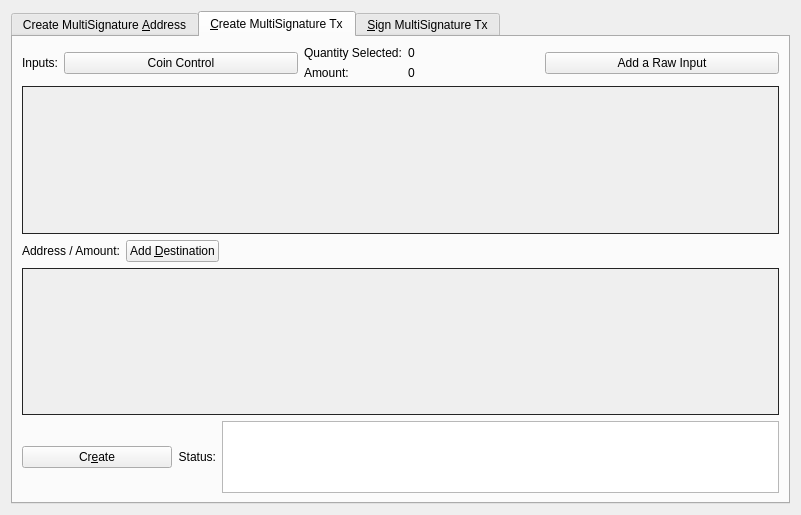
<?xml version="1.0" encoding="UTF-8"?>
<ui version="4.0">
 <class>MultisigDialog</class>
 <widget class="QDialog" name="MultisigDialog">
  <property name="geometry">
   <rect>
    <x>0</x>
    <y>0</y>
    <width>801</width>
    <height>515</height>
   </rect>
  </property>
  <property name="sizePolicy">
   <sizepolicy hsizetype="Fixed" vsizetype="Fixed">
    <horstretch>0</horstretch>
    <verstretch>0</verstretch>
   </sizepolicy>
  </property>
  <property name="windowTitle">
   <string>Multisignature Address Interactions</string>
  </property>
  <layout class="QVBoxLayout" name="verticalLayout_8">
   <item>
    <widget class="QTabWidget" name="multisigTabWidget">
     <property name="styleSheet">
      <string notr="true">QScrollArea{border: 1px solid #242424;}</string>
     </property>
     <property name="currentIndex">
      <number>1</number>
     </property>
     <widget class="QWidget" name="addMultisigTab">
      <property name="sizePolicy">
       <sizepolicy hsizetype="Minimum" vsizetype="Minimum">
        <horstretch>0</horstretch>
        <verstretch>0</verstretch>
       </sizepolicy>
      </property>
      <attribute name="title">
       <string>Create MultiSignature &amp;Address</string>
      </attribute>
      <layout class="QVBoxLayout" name="verticalLayout">
       <item>
        <layout class="QHBoxLayout" name="enterMLayout">
         <item>
          <widget class="QSpinBox" name="enterMSpinbox">
           <property name="sizePolicy">
            <sizepolicy hsizetype="Fixed" vsizetype="Fixed">
             <horstretch>0</horstretch>
             <verstretch>0</verstretch>
            </sizepolicy>
           </property>
           <property name="toolTip">
            <string>How many people must sign to verify a transaction</string>
           </property>
           <property name="minimum">
            <number>1</number>
           </property>
           <property name="maximum">
            <number>15</number>
           </property>
           <property name="value">
            <number>1</number>
           </property>
          </widget>
         </item>
         <item>
          <widget class="QLabel" name="enterMLabel">
           <property name="text">
            <string>Enter the minimum number of signatures required to sign transactions</string>
           </property>
          </widget>
         </item>
        </layout>
       </item>
       <item>
        <layout class="QHBoxLayout" name="addressLabelLayout">
         <item>
          <widget class="QLabel" name="addressLableLabel">
           <property name="text">
            <string>Address Label:</string>
           </property>
          </widget>
         </item>
         <item>
          <widget class="QLineEdit" name="multisigAddressLabel"/>
         </item>
        </layout>
       </item>
       <item>
        <layout class="QHBoxLayout" name="addAddressLayout">
         <item>
          <widget class="QPushButton" name="addAddressButton">
           <property name="toolTip">
            <string>Add another address that could sign to verify a transaction from the multisig address.</string>
           </property>
           <property name="text">
            <string>&amp;Add Address / Key</string>
           </property>
           <property name="icon">
            <iconset resource="../limitless.qrc">
             <normaloff>:/icons/add</normaloff>:/icons/add</iconset>
           </property>
           <property name="autoDefault">
            <bool>false</bool>
           </property>
          </widget>
         </item>
         <item>
          <widget class="QLabel" name="addAddressLabel">
           <property name="sizePolicy">
            <sizepolicy hsizetype="Preferred" vsizetype="Fixed">
             <horstretch>0</horstretch>
             <verstretch>0</verstretch>
            </sizepolicy>
           </property>
           <property name="text">
            <string>Local addresses or public keys that can sign:</string>
           </property>
          </widget>
         </item>
         <item>
          <spacer name="addAddressSpacer_2">
           <property name="orientation">
            <enum>Qt::Horizontal</enum>
           </property>
           <property name="sizeHint" stdset="0">
            <size>
             <width>40</width>
             <height>10</height>
            </size>
           </property>
          </spacer>
         </item>
        </layout>
       </item>
       <item>
        <widget class="QScrollArea" name="addAddressScrollArea">
         <property name="sizePolicy">
          <sizepolicy hsizetype="Preferred" vsizetype="Expanding">
           <horstretch>0</horstretch>
           <verstretch>0</verstretch>
          </sizepolicy>
         </property>
         <property name="widgetResizable">
          <bool>true</bool>
         </property>
         <widget class="QWidget" name="addAddressWidget">
          <property name="geometry">
           <rect>
            <x>0</x>
            <y>0</y>
            <width>759</width>
            <height>166</height>
           </rect>
          </property>
          <layout class="QVBoxLayout" name="verticalLayout_5">
           <item>
            <layout class="QVBoxLayout" name="addressList"/>
           </item>
           <item>
            <spacer name="verticalSpacer">
             <property name="orientation">
              <enum>Qt::Vertical</enum>
             </property>
             <property name="sizeHint" stdset="0">
              <size>
               <width>20</width>
               <height>40</height>
              </size>
             </property>
            </spacer>
           </item>
          </layout>
         </widget>
        </widget>
       </item>
       <item>
        <layout class="QHBoxLayout" name="addMultisigLayout">
         <item>
          <widget class="QPushButton" name="addMultisigButton">
           <property name="sizePolicy">
            <sizepolicy hsizetype="Preferred" vsizetype="Fixed">
             <horstretch>0</horstretch>
             <verstretch>0</verstretch>
            </sizepolicy>
           </property>
           <property name="toolTip">
            <string>Create a new multisig address</string>
           </property>
           <property name="toolTipDuration">
            <number>-3</number>
           </property>
           <property name="text">
            <string>C&amp;reate</string>
           </property>
           <property name="icon">
            <iconset resource="../limitless.qrc">
             <normaloff>:/icons/filesave</normaloff>:/icons/filesave</iconset>
           </property>
           <property name="autoDefault">
            <bool>false</bool>
           </property>
          </widget>
         </item>
         <item>
          <widget class="QLabel" name="label">
           <property name="text">
            <string>Status:</string>
           </property>
          </widget>
         </item>
         <item>
          <widget class="QTextEdit" name="addMultisigStatus">
           <property name="sizePolicy">
            <sizepolicy hsizetype="Expanding" vsizetype="Fixed">
             <horstretch>0</horstretch>
             <verstretch>0</verstretch>
            </sizepolicy>
           </property>
           <property name="maximumSize">
            <size>
             <width>16777215</width>
             <height>75</height>
            </size>
           </property>
           <property name="readOnly">
            <bool>true</bool>
           </property>
           <property name="textInteractionFlags">
            <set>Qt::TextSelectableByKeyboard|Qt::TextSelectableByMouse</set>
           </property>
          </widget>
         </item>
        </layout>
       </item>
       <item>
        <widget class="QLabel" name="label_2">
         <property name="sizePolicy">
          <sizepolicy hsizetype="Preferred" vsizetype="Preferred">
           <horstretch>0</horstretch>
           <verstretch>0</verstretch>
          </sizepolicy>
         </property>
         <property name="text">
          <string>Use below to quickly import an address by its redeem. Don't forget to add a label before clicking import!
Keep in mind, the wallet will rescan the blockchain to find transactions containing the new address.
Please be patient after clicking import.</string>
         </property>
         <property name="scaledContents">
          <bool>false</bool>
         </property>
         <property name="wordWrap">
          <bool>true</bool>
         </property>
        </widget>
       </item>
       <item>
        <layout class="QHBoxLayout" name="importLayout">
         <item>
          <widget class="QPushButton" name="importAddressButton">
           <property name="sizePolicy">
            <sizepolicy hsizetype="Fixed" vsizetype="Fixed">
             <horstretch>0</horstretch>
             <verstretch>0</verstretch>
            </sizepolicy>
           </property>
           <property name="text">
            <string>&amp;Import Redeem</string>
           </property>
           <property name="icon">
            <iconset resource="../limitless.qrc">
             <normaloff>:/icons/receiving_addresses</normaloff>:/icons/receiving_addresses</iconset>
           </property>
          </widget>
         </item>
         <item>
          <widget class="QLineEdit" name="importRedeem">
           <property name="sizePolicy">
            <sizepolicy hsizetype="Preferred" vsizetype="Fixed">
             <horstretch>0</horstretch>
             <verstretch>0</verstretch>
            </sizepolicy>
           </property>
          </widget>
         </item>
        </layout>
       </item>
      </layout>
     </widget>
     <widget class="QWidget" name="createTransactionTab">
      <attribute name="title">
       <string>&amp;Create MultiSignature Tx</string>
      </attribute>
      <layout class="QVBoxLayout" name="verticalLayout_3">
       <item>
        <layout class="QHBoxLayout" name="horizontalLayout_2">
         <item>
          <layout class="QVBoxLayout" name="createTxLayout">
           <item>
            <layout class="QHBoxLayout" name="addTxInputLayout">
             <item>
              <widget class="QLabel" name="addTxInputLabel">
               <property name="sizePolicy">
                <sizepolicy hsizetype="Fixed" vsizetype="Preferred">
                 <horstretch>0</horstretch>
                 <verstretch>0</verstretch>
                </sizepolicy>
               </property>
               <property name="text">
                <string>Inputs:</string>
               </property>
              </widget>
             </item>
             <item>
              <widget class="QPushButton" name="pushButtonCoinControl">
               <property name="sizePolicy">
                <sizepolicy hsizetype="Preferred" vsizetype="Fixed">
                 <horstretch>0</horstretch>
                 <verstretch>0</verstretch>
                </sizepolicy>
               </property>
               <property name="text">
                <string>Coin Control</string>
               </property>
              </widget>
             </item>
             <item>
              <layout class="QFormLayout" name="formLayout_2">
               <property name="rightMargin">
                <number>10</number>
               </property>
               <item row="0" column="0">
                <widget class="QLabel" name="labelQuantity">
                 <property name="text">
                  <string>Quantity Selected:</string>
                 </property>
                </widget>
               </item>
               <item row="0" column="1">
                <widget class="QLabel" name="labelQuantity_int">
                 <property name="text">
                  <string>0</string>
                 </property>
                </widget>
               </item>
               <item row="1" column="0">
                <widget class="QLabel" name="labelAmount">
                 <property name="text">
                  <string>Amount:</string>
                 </property>
                </widget>
               </item>
               <item row="1" column="1">
                <widget class="QLabel" name="labelAmount_int">
                 <property name="text">
                  <string>0</string>
                 </property>
                </widget>
               </item>
              </layout>
             </item>
             <item>
              <widget class="QPushButton" name="addInputButton">
               <property name="sizePolicy">
                <sizepolicy hsizetype="Preferred" vsizetype="Fixed">
                 <horstretch>0</horstretch>
                 <verstretch>0</verstretch>
                </sizepolicy>
               </property>
               <property name="toolTip">
                <string>Add an input to fund the outputs</string>
               </property>
               <property name="text">
                <string>Add a Raw Input</string>
               </property>
               <property name="icon">
                <iconset resource="../limitless.qrc">
                 <normaloff>:/css/default</normaloff>:/css/default</iconset>
               </property>
              </widget>
             </item>
            </layout>
           </item>
           <item>
            <widget class="QScrollArea" name="txInputsScrollArea">
             <property name="sizePolicy">
              <sizepolicy hsizetype="Preferred" vsizetype="Expanding">
               <horstretch>0</horstretch>
               <verstretch>0</verstretch>
              </sizepolicy>
             </property>
             <property name="widgetResizable">
              <bool>true</bool>
             </property>
             <widget class="QWidget" name="txInputsWidget">
              <property name="geometry">
               <rect>
                <x>0</x>
                <y>0</y>
                <width>747</width>
                <height>131</height>
               </rect>
              </property>
              <layout class="QVBoxLayout" name="verticalLayout_7">
               <item>
                <layout class="QVBoxLayout" name="inputsList"/>
               </item>
               <item>
                <spacer name="txInputsSpacer">
                 <property name="orientation">
                  <enum>Qt::Vertical</enum>
                 </property>
                 <property name="sizeHint" stdset="0">
                  <size>
                   <width>20</width>
                   <height>80</height>
                  </size>
                 </property>
                </spacer>
               </item>
              </layout>
             </widget>
            </widget>
           </item>
           <item>
            <layout class="QHBoxLayout" name="addDestinationLayout">
             <item>
              <widget class="QLabel" name="addDestinationLabel">
               <property name="text">
                <string>Address / Amount:</string>
               </property>
              </widget>
             </item>
             <item>
              <widget class="QPushButton" name="addDestinationButton">
               <property name="sizePolicy">
                <sizepolicy hsizetype="Fixed" vsizetype="Fixed">
                 <horstretch>0</horstretch>
                 <verstretch>0</verstretch>
                </sizepolicy>
               </property>
               <property name="toolTip">
                <string>Add destinations to send VIP to</string>
               </property>
               <property name="text">
                <string>Add &amp;Destination</string>
               </property>
               <property name="icon">
                <iconset resource="../limitless.qrc">
                 <normaloff>:/icons/add</normaloff>:/icons/add</iconset>
               </property>
              </widget>
             </item>
             <item>
              <spacer name="addDestinationHorizontalSpacer">
               <property name="orientation">
                <enum>Qt::Horizontal</enum>
               </property>
               <property name="sizeHint" stdset="0">
                <size>
                 <width>40</width>
                 <height>20</height>
                </size>
               </property>
              </spacer>
             </item>
            </layout>
           </item>
           <item>
            <widget class="QScrollArea" name="destionationsScrollArea">
             <property name="sizePolicy">
              <sizepolicy hsizetype="Expanding" vsizetype="Expanding">
               <horstretch>0</horstretch>
               <verstretch>0</verstretch>
              </sizepolicy>
             </property>
             <property name="widgetResizable">
              <bool>true</bool>
             </property>
             <widget class="QWidget" name="destinationsScrollAreaContents">
              <property name="geometry">
               <rect>
                <x>0</x>
                <y>0</y>
                <width>747</width>
                <height>130</height>
               </rect>
              </property>
              <layout class="QVBoxLayout" name="verticalLayout_11">
               <item>
                <layout class="QVBoxLayout" name="destinationsList"/>
               </item>
               <item>
                <spacer name="destinationsSpacer">
                 <property name="orientation">
                  <enum>Qt::Vertical</enum>
                 </property>
                 <property name="sizeHint" stdset="0">
                  <size>
                   <width>20</width>
                   <height>20</height>
                  </size>
                 </property>
                </spacer>
               </item>
              </layout>
             </widget>
            </widget>
           </item>
           <item>
            <layout class="QHBoxLayout" name="horizontalLayout_4">
             <item>
              <widget class="QPushButton" name="createButton">
               <property name="sizePolicy">
                <sizepolicy hsizetype="Fixed" vsizetype="Fixed">
                 <horstretch>0</horstretch>
                 <verstretch>0</verstretch>
                </sizepolicy>
               </property>
               <property name="minimumSize">
                <size>
                 <width>150</width>
                 <height>0</height>
                </size>
               </property>
               <property name="toolTip">
                <string>Create a transaction object using the given inputs to the given outputs</string>
               </property>
               <property name="text">
                <string>Cr&amp;eate</string>
               </property>
               <property name="icon">
                <iconset resource="../limitless.qrc">
                 <normaloff>:/icons/export</normaloff>:/icons/export</iconset>
               </property>
               <property name="autoDefault">
                <bool>false</bool>
               </property>
               <property name="default">
                <bool>true</bool>
               </property>
              </widget>
             </item>
             <item>
              <widget class="QLabel" name="createButtonLabel">
               <property name="sizePolicy">
                <sizepolicy hsizetype="Fixed" vsizetype="Preferred">
                 <horstretch>0</horstretch>
                 <verstretch>0</verstretch>
                </sizepolicy>
               </property>
               <property name="text">
                <string>Status:</string>
               </property>
               <property name="alignment">
                <set>Qt::AlignRight|Qt::AlignTrailing|Qt::AlignVCenter</set>
               </property>
              </widget>
             </item>
             <item>
              <widget class="QTextEdit" name="createButtonStatus">
               <property name="sizePolicy">
                <sizepolicy hsizetype="Expanding" vsizetype="Minimum">
                 <horstretch>0</horstretch>
                 <verstretch>0</verstretch>
                </sizepolicy>
               </property>
               <property name="maximumSize">
                <size>
                 <width>16777215</width>
                 <height>16777215</height>
                </size>
               </property>
               <property name="sizeAdjustPolicy">
                <enum>QAbstractScrollArea::AdjustToContents</enum>
               </property>
               <property name="readOnly">
                <bool>true</bool>
               </property>
              </widget>
             </item>
            </layout>
           </item>
          </layout>
         </item>
         <item>
          <layout class="QHBoxLayout" name="horizontalLayout_3"/>
         </item>
        </layout>
       </item>
      </layout>
     </widget>
     <widget class="QWidget" name="signMultisigTransaction">
      <property name="styleSheet">
       <string notr="true">txScrollArea:{
	border: 1px solid #242424;
}
keyScrollArea:{
	border: 1px solid #242424;
}
txScrollArea:{
	border: 1px solid #242424;
}</string>
      </property>
      <attribute name="title">
       <string>&amp;Sign MultiSignature Tx</string>
      </attribute>
      <layout class="QVBoxLayout" name="verticalLayout_4">
       <item>
        <layout class="QHBoxLayout" name="transactionHexLayout">
         <item>
          <widget class="QLabel" name="transactionHexLabel">
           <property name="text">
            <string>Transaction Hex:</string>
           </property>
          </widget>
         </item>
         <item>
          <widget class="QLineEdit" name="transactionHex">
           <property name="toolTip">
            <string/>
           </property>
          </widget>
         </item>
        </layout>
       </item>
       <item>
        <layout class="QHBoxLayout" name="horizontalLayout">
         <item>
          <layout class="QVBoxLayout" name="verticalLayout_2">
           <item>
            <layout class="QHBoxLayout" name="horizontalLayout_7">
             <item>
              <widget class="QPushButton" name="signButton">
               <property name="sizePolicy">
                <sizepolicy hsizetype="Preferred" vsizetype="Fixed">
                 <horstretch>0</horstretch>
                 <verstretch>0</verstretch>
                </sizepolicy>
               </property>
               <property name="minimumSize">
                <size>
                 <width>150</width>
                 <height>0</height>
                </size>
               </property>
               <property name="toolTip">
                <string>Sign the transaction from this wallet or from provided private keys</string>
               </property>
               <property name="text">
                <string>S&amp;ign</string>
               </property>
               <property name="icon">
                <iconset resource="../limitless.qrc">
                 <normaloff>:/icons/edit</normaloff>:/icons/edit</iconset>
               </property>
               <property name="autoDefault">
                <bool>false</bool>
               </property>
               <property name="default">
                <bool>true</bool>
               </property>
              </widget>
             </item>
             <item>
              <widget class="QPushButton" name="commitButton">
               <property name="enabled">
                <bool>false</bool>
               </property>
               <property name="sizePolicy">
                <sizepolicy hsizetype="Preferred" vsizetype="Fixed">
                 <horstretch>0</horstretch>
                 <verstretch>0</verstretch>
                </sizepolicy>
               </property>
               <property name="toolTip">
                <string>&lt;html&gt;&lt;head/&gt;&lt;body&gt;&lt;p&gt;DISABLED until transaction has been signed enough times.&lt;/p&gt;&lt;/body&gt;&lt;/html&gt;</string>
               </property>
               <property name="autoFillBackground">
                <bool>false</bool>
               </property>
               <property name="text">
                <string>Co&amp;mmit</string>
               </property>
               <property name="icon">
                <iconset resource="../limitless.qrc">
                 <normaloff>:/icons/send</normaloff>:/icons/send</iconset>
               </property>
               <property name="autoDefault">
                <bool>true</bool>
               </property>
              </widget>
             </item>
             <item>
              <layout class="QHBoxLayout" name="addPrivKeyLayout">
               <item>
                <widget class="QPushButton" name="addPrivKeyButton">
                 <property name="sizePolicy">
                  <sizepolicy hsizetype="Fixed" vsizetype="Fixed">
                   <horstretch>0</horstretch>
                   <verstretch>0</verstretch>
                  </sizepolicy>
                 </property>
                 <property name="toolTip">
                  <string>Add private keys to sign the transaction with</string>
                 </property>
                 <property name="text">
                  <string>Add Private &amp;Key</string>
                 </property>
                 <property name="icon">
                  <iconset resource="../limitless.qrc">
                   <normaloff>:/icons/add</normaloff>:/icons/add</iconset>
                 </property>
                </widget>
               </item>
               <item>
                <widget class="QLabel" name="addPrivKeyLabel">
                 <property name="text">
                  <string>Sign with only private keys (Not Recommened)</string>
                 </property>
                </widget>
               </item>
              </layout>
             </item>
            </layout>
           </item>
           <item>
            <layout class="QHBoxLayout" name="horizontalLayout_5">
             <item>
              <widget class="QLabel" name="signButtonStatusLabel">
               <property name="text">
                <string>Status:</string>
               </property>
              </widget>
             </item>
             <item>
              <widget class="QTextEdit" name="signButtonStatus">
               <property name="sizePolicy">
                <sizepolicy hsizetype="Expanding" vsizetype="Preferred">
                 <horstretch>0</horstretch>
                 <verstretch>0</verstretch>
                </sizepolicy>
               </property>
               <property name="maximumSize">
                <size>
                 <width>16777215</width>
                 <height>16777215</height>
                </size>
               </property>
               <property name="verticalScrollBarPolicy">
                <enum>Qt::ScrollBarAsNeeded</enum>
               </property>
               <property name="readOnly">
                <bool>true</bool>
               </property>
               <property name="textInteractionFlags">
                <set>Qt::TextSelectableByKeyboard|Qt::TextSelectableByMouse</set>
               </property>
              </widget>
             </item>
            </layout>
           </item>
           <item>
            <widget class="QScrollArea" name="keyScrollArea">
             <property name="sizePolicy">
              <sizepolicy hsizetype="Expanding" vsizetype="Expanding">
               <horstretch>0</horstretch>
               <verstretch>0</verstretch>
              </sizepolicy>
             </property>
             <property name="sizeAdjustPolicy">
              <enum>QAbstractScrollArea::AdjustToContents</enum>
             </property>
             <property name="widgetResizable">
              <bool>true</bool>
             </property>
             <widget class="QWidget" name="keyScrollAreaContents">
              <property name="geometry">
               <rect>
                <x>0</x>
                <y>0</y>
                <width>755</width>
                <height>168</height>
               </rect>
              </property>
              <layout class="QVBoxLayout" name="verticalLayout_9">
               <item>
                <layout class="QVBoxLayout" name="keyList"/>
               </item>
               <item>
                <spacer name="keySpacer">
                 <property name="orientation">
                  <enum>Qt::Vertical</enum>
                 </property>
                 <property name="sizeHint" stdset="0">
                  <size>
                   <width>20</width>
                   <height>20</height>
                  </size>
                 </property>
                </spacer>
               </item>
              </layout>
             </widget>
            </widget>
           </item>
          </layout>
         </item>
        </layout>
       </item>
      </layout>
     </widget>
    </widget>
   </item>
  </layout>
 </widget>
 <resources>
  <include location="../limitless.qrc"/>
 </resources>
 <connections/>
</ui>
